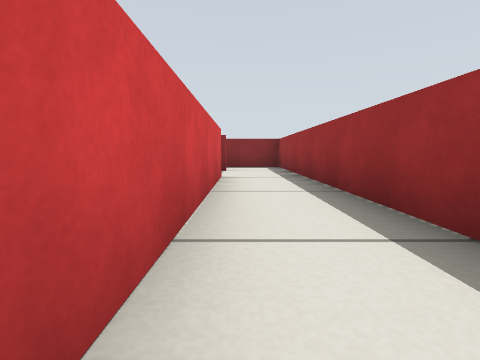
[1] (above)

17 first-person views from a walk through a robot-simulator world made for Gazebo. The camera is 0.26 m above the floor, tilts 6° down and sees 85° across. Floor lines are 1 m apart. The floor is counted in squares, 0.5 m on a side. Each view is taken from the middle of a square. On the plan, view 1 faces up. The plan holds only what a view shows up to about 9 squares ahead; the rest is blank.

[2]
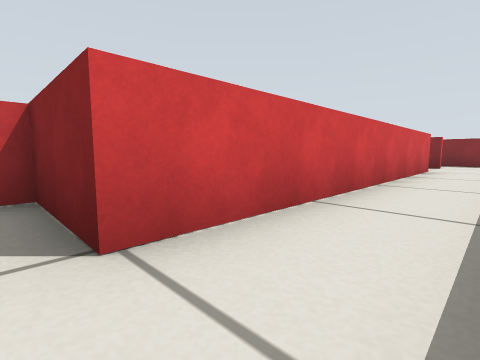

[3]
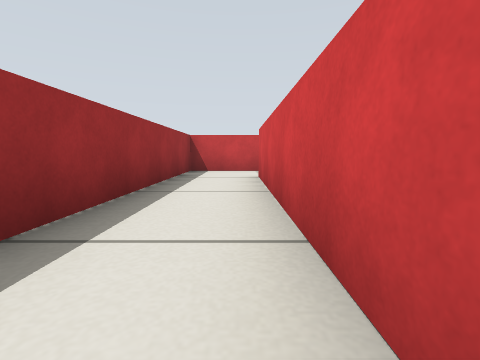

[4]
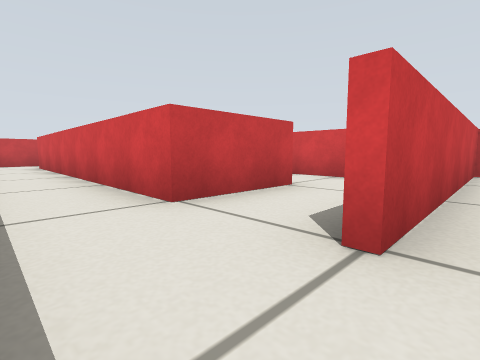

[5]
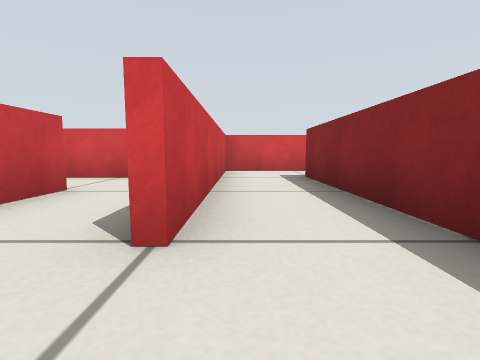

[6]
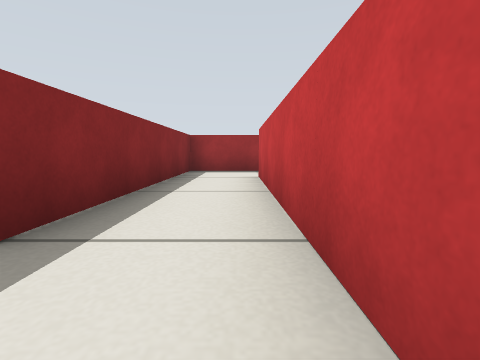

[7]
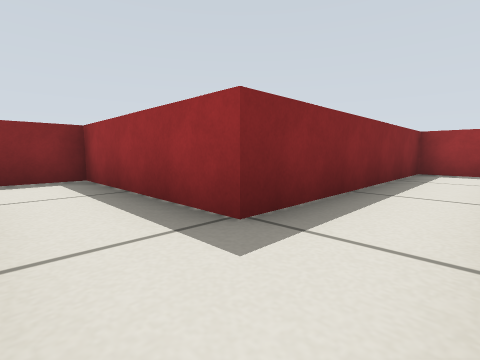

[8]
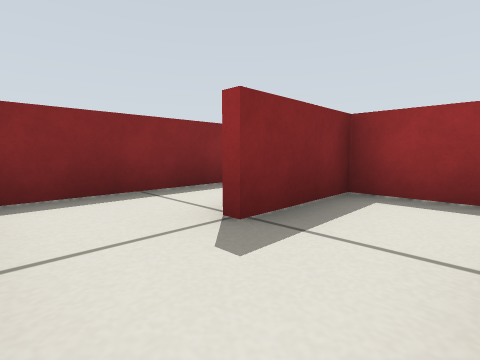

[9]
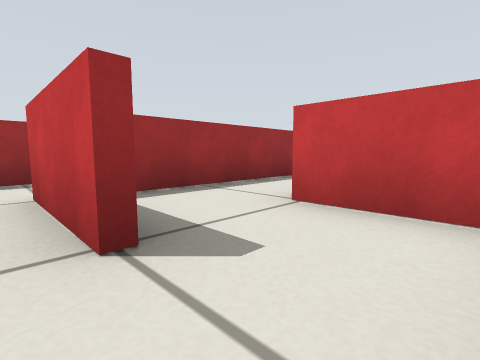

[10]
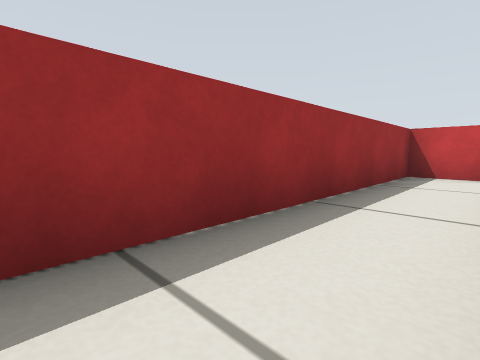

[11]
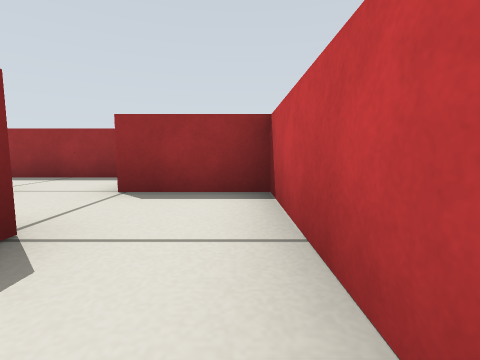

[12]
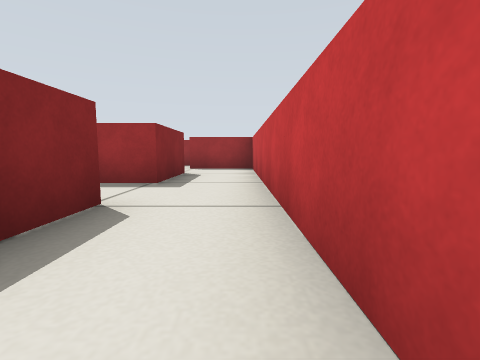

[13]
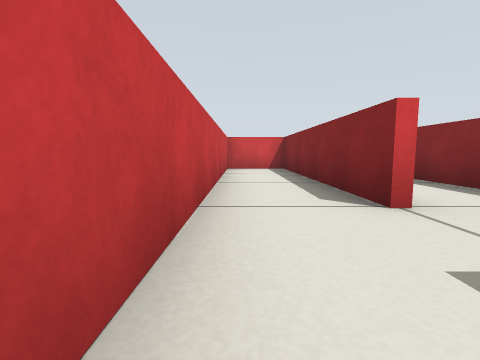

[14]
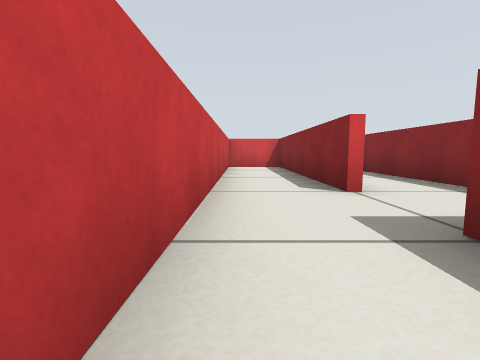

[15]
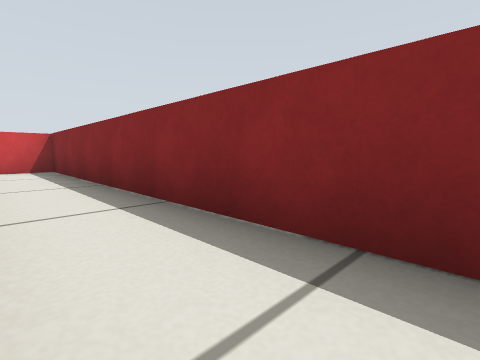

[16]
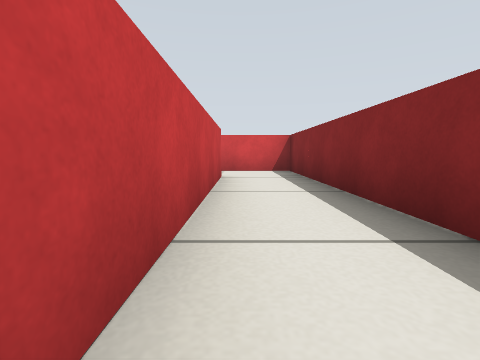

[17]
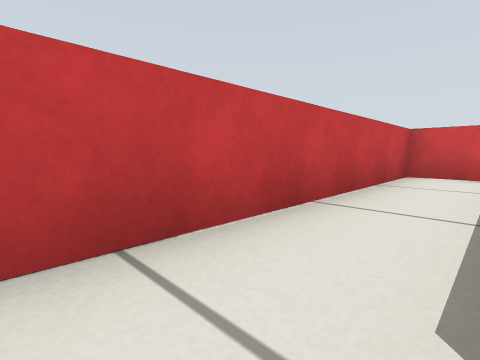

### Floor plan
Ten units are one square. View 1 is at (0, 0); x grows to the right and y downward. Boxes are objects, and circles mark ways between rooms. Rooms are numbered by the first view taken in them; rooms with no view inside come last. Other rooms are left out.
<svg viewBox="-169 -125 188 174">
<path fill="none" stroke="#000" d="M-4 -56 -4 26 -25 26M-6 44 14 44 14 -64M-64 -99 -64 -76 -4 -76M14 -64 14 -94 -46 -94 -46 -114M-26 -56 -4 -56M-44 -58 -44 -44M-40 -36 -24 -36M-4 -74 -39 -74M-18 24 -6 24 -6 -54 -26 -54M-84 26 -144 26 -144 44 -26 44 -26 24M-44 26 -66 26M-146 24 -94 24M-80 6 -164 6 -164 26M-66 26 -66 16"/>
<circle cx="5" cy="-70" r="3" fill="#2a7"/>
<circle cx="-15" cy="-60" r="3" fill="#2a7"/>
<circle cx="-30" cy="-40" r="3" fill="#2a7"/>
<circle cx="-80" cy="30" r="3" fill="#2a7"/>
<text x="0" y="-10">1</text>
<text x="-30" y="-80">2</text>
<text x="-30" y="-50">3</text>
<text x="-20" y="-10">4</text>
<text x="-90" y="40">5</text>
<text x="-120" y="20">6</text>
</svg>
Room 1 opens to room 2. Room 1 opens to room 3. Room 3 opens to room 4. Room 5 opens to room 6.

Where each view was taken, in squares from view 1:
view 1: 0 up, 0 right, facing up
view 2: 3 down, 1 right, facing up-left
view 3: 3 up, 0 right, facing down
view 4: 8 up, 1 right, facing down-left
view 5: 8 up, 1 right, facing left
view 6: 8 up, 6 left, facing right
view 7: 8 up, 6 left, facing up-right
view 8: 4 up, 4 left, facing up-right
view 9: 6 up, 4 left, facing down-right
view 10: 4 up, 2 left, facing down-right
view 11: 4 down, 6 left, facing right
view 12: 4 down, 11 left, facing right
view 13: 4 down, 6 left, facing left
view 14: 4 down, 5 left, facing left
view 15: 2 down, 8 left, facing up-left
view 16: 2 down, 9 left, facing left
view 17: 3 down, 8 left, facing down-left
